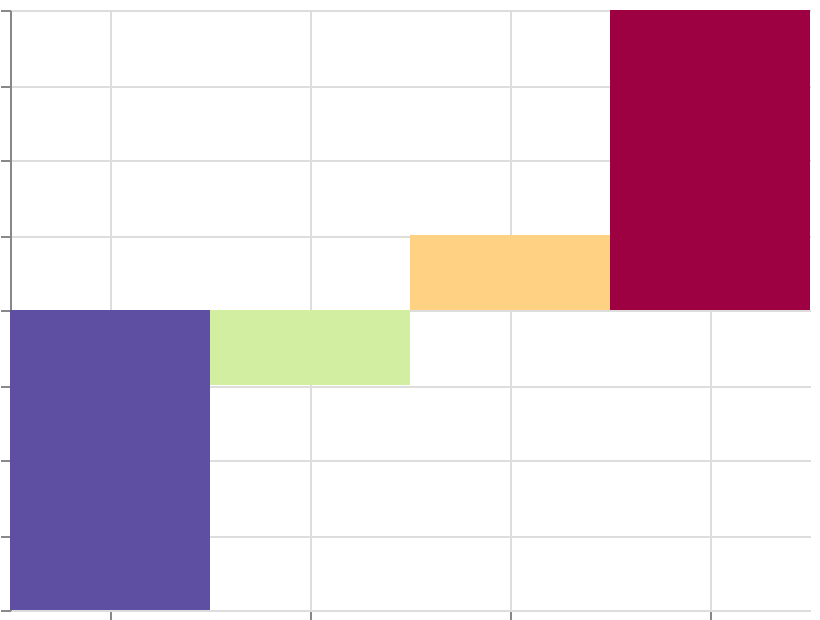

Express this chart as Vega-Lite.
### Vega specification from a JSON file in a GitHub repository (floating-point values rounded to 4 significant figures)
{"$schema": "https://vega.github.io/schema/vega/v6.json", "width": 400, "height": 300, "padding": 5, "autosize": "none", "data": [{"name": "table", "values": [{"cat": "A", "val": -20}, {"cat": "B", "val": -5}, {"cat": "C", "val": 5}, {"cat": "D", "val": 20}]}], "scales": [{"name": "x", "type": "band", "domain": {"data": "table", "field": "cat", "sort": true}, "range": "width"}, {"name": "y", "type": "linear", "domain": {"data": "table", "field": "val"}, "range": [{"signal": "height"}, 0], "zero": true, "nice": true}, {"name": "color", "type": "linear", "domain": {"data": "table", "field": "val"}, "reverse": true, "range": {"scheme": "spectral"}}], "marks": [{"type": "rect", "from": {"data": "table"}, "encode": {"update": {"x": {"scale": "x", "field": "cat"}, "width": {"scale": "x", "band": 1}, "y": {"scale": "y", "field": "val"}, "y2": {"scale": "y", "value": 0}, "fill": {"scale": "color", "field": "val"}}}}], "axes": [{"scale": "x", "orient": "bottom", "grid": true, "labels": false}, {"scale": "y", "orient": "left", "grid": true, "labels": false}], "legends": [{"fill": "color"}]}
